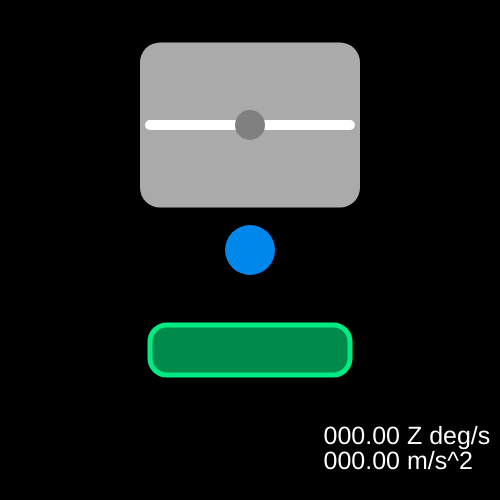
Frame 1 (no input)
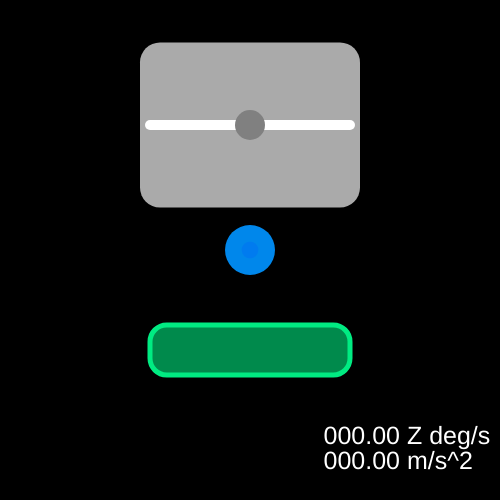
Frame 60 (no input)
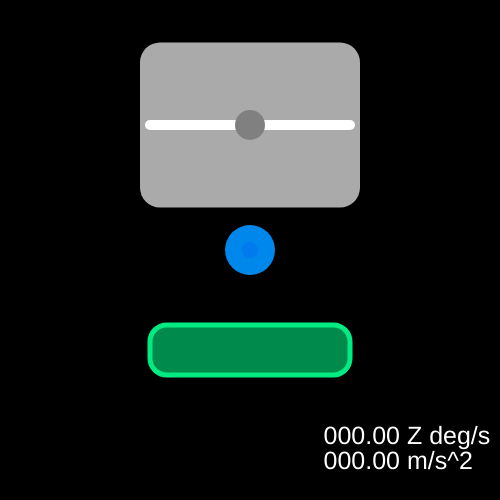
Frame 120 (the mouse pressed at the canvas centre since frame 60)

The p5.js sketch that drew these frames (run headless with seeded random() and noise() and a simulated clock; from frame 60 on, the mouse is pressed at the canvas centre):

// p5.js sketch
// ── sketch.js
var cg;
var mover;

function setup() {
  createCanvas(500,500);
  cg=new ControlGyro(150,50,200,150,10,30);
  mover=new Mover(250,350,50,200);
}

function draw() {
  background(0);
  cg.run();
  cg.show();
  var av=cg.get();
  var la=cg.getA();
  mover.run(av,la);
  mover.show();
}

function Particle(x,y,s){
  var pos=createVector(x,y);
  var speed=0.0001;
  var maxSpeed=20;//arbitrary?
  var vel=createVector(1,0);
  var acc=createVector(0,0);
  var trail=[];
  var trailMax=100;
  var friction=1-0.01;
  var lar=0;
  
  this.show=function(){
    fill(0,135,235);
    noStroke();
    ellipse(pos.x, pos.y, s);
    beginShape();
    stroke(0,100,250,80);
    strokeWeight(s/3);
    noFill();
    var px=0, py=0;
    trail.forEach(function(t){
      if(dist(px, py, t.x, t.y)>s*4){
        endShape();
        beginShape();
      }
      vertex(t.x, t.y);
      px=t.x;
      py=t.y;
    });
    endShape();
    push();
    translate(width*0.8,height*0.95);
    textSize(height/20);
    fill(255);
    noStroke();
    textAlign(RIGHT, BOTTOM);
    text(nf(lar*60,3,2),0,0);
    textAlign(LEFT, BOTTOM);
    text(" m/s^2",0,0);
    pop();
  };
  
  this.run=function(a,la){
    lar=la;
    // console.log(pos.x, pos.y);
    speed-=la;
    speed*=friction;
    vel.rotate(-vel.heading()+a);
    vel.setMag(speed);
    // console.log(speed, vel.mag());
    
    // console.log(vel.x, vel.y);
    pos.add(vel);
    trail.unshift({x:pos.x, y:pos.y});
    if(trail.length>trailMax){
      trail.pop();
    }
    edges();
  }
  
  this.getSpeed=function(){
    return speed/maxSpeed;
  };
  
  function edges(){
    pos.x=(pos.x+width)%width;
    pos.y=(pos.y+height)%height;
  }
}

function Mover(x,y,w,h){
  // var pos=createVector(x,y);
  // var vel=createVector(0,0);
  // var acc=createVector(0,0);
  var a=0;
  var avr;
  var lar=0;
  var body=new Particle(width/2, height/2,w);
  
  this.show=function(){
    push();
    translate(x,y);
    rotate(a);
    rectMode(CENTER);
    fill(0,235,130,150);
    stroke(0,235,130);
    strokeWeight(5);
    rect(0,0,h,w,w/3);
    noStroke();
    var sr=body.getSpeed();
    fill(0,235,130);
    if(sr<0){
      fill(230,135,0);
    }
    rect(sr*h*0.25,0,sr*h*0.5,w*0.75);
    // console.log(nf(body.getSpeed(),3,3));
    pop();
    body.show();
    push();
    translate(width*0.8,height*0.9);
    textSize(height/20);
    fill(255);
    noStroke();
    textAlign(RIGHT, BOTTOM);
    text(nf(degrees(avr*60),3,2),0,0);
    textAlign(LEFT, BOTTOM);
    text(" Z deg/s",0,0);
    pop();
  }
  
  this.run=function(av,la){
    avr=av*PI/(2*60);
    lar=la*10/60;// 10m/s^2 as reference acc - like gravity
    // console.log(nf(degrees(avr*60),3,2));
    a+=avr;
    body.run(a,lar);
  }
}

function ControlGyro(x,y,l,d,t,s){
  var val=0;
  var valA=0;
  var dragging=false;
  var hover=false;
  var offset=createVector(0,0);
  var pos=createVector(0,0);
  
  this.get=function(){
    return val;
  }
  
  this.getA=function(){
    return valA;
  }
  
  this.run=function(){
    if(abs(valA)>0.0001){
      valA+=(0-valA)*0.05;
    }
    if(abs(val)>0.0001){
      val+=(0-val)*0.2;
    }
    pos.y=y+valA*d/2+d/2;
    pos.x=x+val*l/2+l/2;
    hover=dist(pos.x, pos.y, mouseX, mouseY)<s/2;
    if(!dragging && hover && mouseIsPressed){
      dragging=true;
      //offset=createVector(mouseX, mouseY).sub(pos);
    }
    if(dragging){
      val=constrain(2*(mouseX-x)/l-1,-1,1);
      valA=constrain(2*(mouseY-y)/d-1,-1,1);
      if(!mouseIsPressed){
        dragging=false;
      }
    }
  };
  
  this.show=function(){
    noStroke();
    fill(170);
    rectMode(CORNER);
    rect(x-l*0.05,y-d*0.05,l*1.1,d*1.1,l*0.1);
    stroke(255);
    strokeWeight(t);
    line(x,pos.y,x+l,pos.y);
    fill(128);
    if(hover){
      fill(100,255,100);
    }
    noStroke();
    ellipse(pos.x, pos.y,s);
  }
  

}

function ControlAcc(){
  
}
